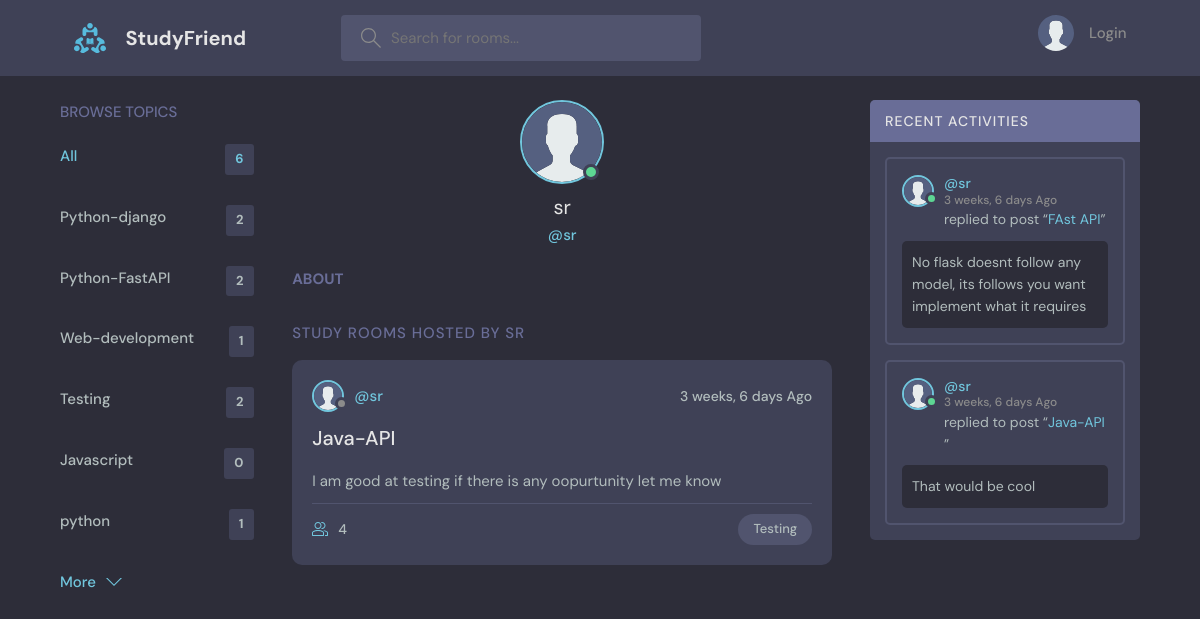
Screenshot of /profile/4 with the database file from the repository.
### basepage/models.py (models this page shows, shortened)
class Topic(models.Model):
    name=models.CharField(max_length=200)
    def __str__(self):
        return self.name

class Room(models.Model):
    host=models.ForeignKey(User, on_delete=models.SET_NULL,null=True)
    topic=models.ForeignKey(Topic, on_delete=models.SET_NULL,null=True)
    name=models.CharField(max_length=200)
    description=models.TextField(null=True,blank=True)
    participants=models.ManyToManyField(User,related_name='participants',blank=True)
    updated=models.DateTimeField(auto_now=True)
    created=models.DateField(auto_now_add=True)
    class Meta:
        ordering=['-updated','-created']
    def __str__(self):
        return self.name

class Messages(models.Model):
    user=models.ForeignKey(User,on_delete=models.CASCADE)
    room=models.ForeignKey(Room,on_delete=models.CASCADE)
    body=models.TextField()
    updated=models.DateTimeField(auto_now=True)
    created=models.DateField(auto_now_add=True)

### basepage/views.py (the view)
# urls.py: path('profile/<str:pk>',user_profile,name='profile'),
def user_profile(request,pk):
    user=User.objects.get(id=pk)
    rooms=user.room_set.all()
    All_messages=user.messages_set.all()
    topics=Topic.objects.all()
    details=Profile.objects.get(id=pk)
    context={
        'user':user,
        'objects':rooms,
        'Actvities_messages':All_messages,
        'topics':topics,
        'details':details
    }
    return render(request,'basepage/profile.html',context)

### basepage/templates/basepage/profile.html (shortened to what this page needs)
{% extends 'main.html' %}
{% load static %}
{% block content %}
<body>
  <main class="profile-page layout layout--3">
    <div class="container">
      {% include 'basepage/topics_feed.html' %}
      <div class="roomList">
        <div class="profile">
          <div class="profile__avatar">
            <div class="avatar avatar--large active">
              <img src="{% static 'images/avatar.svg' %}" />
            </div>
          </div>
          <div class="profile__info">
            <h3>{{user.username}}</h3>
            <p>@{{user.username}}</p>
          </div>
          <div class="profile__about">
            <h3>About</h3>
          </div>
        </div>
        <div class="roomList__header">
          <div>
            <h2>Study Rooms Hosted by {{user.username}}</a>
            </h2>
          </div>
        </div>
         {% include 'basepage/room_feed.html' %}
      </div>
     {% include 'basepage/activties_feed.html' %}
  </main>
</body>
{% endblock %}

### basepage/templates/basepage/topics_feed.html
<div class="topics">
    <div class="topics__header">
      <h2>Browse Topics</h2>
    </div>
    <ul class="topics__list">
      <li>
        <a href="{% url 'Home' %}" class="active">All <span>{{topics.count}}</span></a>
      </li>
      {% for topic in topics %}
      <li>
        <a href="{% url 'Home' %}?q={{topic.name}}">{{topic.name}} <span>{{topic.room_set.all.count}}</span></a>
      </li>
      {% endfor %}
    </ul>
    <a class="btn btn--link" href="topics.html">
      More
      <svg version="1.1" xmlns="http://www.w3.org/2000/svg" width="32" height="32" viewBox="0 0 32 32">
        <title>chevron-down</title>
        <path d="M16 21l-13-13h-3l16 16 16-16h-3l-13 13z"></path>
      </svg>
    </a>
</div>

### basepage/templates/basepage/room_feed.html (shortened to what this page needs)
{% load static %}
<!DOCTYPE html>
<html lang="en">
<head>
</head>
<body>
    {% for object in objects %}
    <div class="roomListRoom">
        <div class="roomListRoom__header">
          <a href="{% url 'profile' object.host.id %}" class="roomListRoom__author">
            <div class="avatar avatar--small">
              <img src="{% static 'images/avatar.svg' %}" />
            </div>
            <span>@{{object.host.username}}</span>
          </a>
          <div class="roomListRoom__actions">
            <span>{{object.updated|timesince}} Ago</span>
          </div>
        </div>
        <div class="roomListRoom__content">
          <a href="details/{{object.id}}">{{object.name}}</a>
          <p>{{object.description}}
          </p>
        </div>
        <div class="roomListRoom__meta">
          <a href="room.html" class="roomListRoom__joined">
            {{object.participants.all.count}}
          </a>
          <p class="roomListRoom__topic">{{object.topic}}</p>
        </div>
      </div>
      {% endfor %}
</body>
</html>

### basepage/templates/basepage/activties_feed.html (shortened to what this page needs)
  {% load static %}
    <div class="activities">
        <div class="activities__header">
          <h2>Recent Activities</h2>
        </div>
        {% for Actvities_message in Actvities_messages %}
        <div class="activities__box">
          <div class="activities__boxHeader roomListRoom__header">
            <a href="{% url 'profile' Actvities_message.user.id %}" class="roomListRoom__author">
              <div class="avatar avatar--small active">
                <img src="{% static 'images/avatar.svg' %}" />
              </div>
              <p>
                @{{Actvities_message.user}}
                <span>{{Actvities_message.updated|timesince}} Ago</span>
              </p>
            </a>
          </div>
          <div class="activities__boxContent">
            <p>replied to post “<a href="{% url 'chatroom' Actvities_message.room.id %}">{{Actvities_message.room}}</a>”</p>
            <div class="activities__boxRoomContent">
                <p>{{Actvities_message.body}}</p>
            </div>
          </div>
        </div>
        {% endfor %}
      </div>
    </div>

### rows the page displays
Topic: name "Python-django", room_set.all.count "2"
Topic: name "Python-FastAPI", room_set.all.count "2"
Topic: name "Web-development", room_set.all.count "1"
Topic: name "Testing", room_set.all.count "2"
Topic: name "Javascript", room_set.all.count "0"
Topic: name "python", room_set.all.count "1"
Room: host.username "sr", updated "3 weeks, 6 days", name "Java-API", description "I am good at testing if there is any oopurtunity let me know", participants.all.count "4", topic "Testing"
Messages: user "sr", updated "3 weeks, 6 days", room "FAst API", body "No flask doesnt follow any model, its follows you want implement what it requires"
Messages: user "sr", updated "3 weeks, 6 days", room "Java-API", body "That would be cool"

### other values shown
{{ topics.count }} "6"
{{ user.username }} "sr"
{{ user.username }} "SR"
